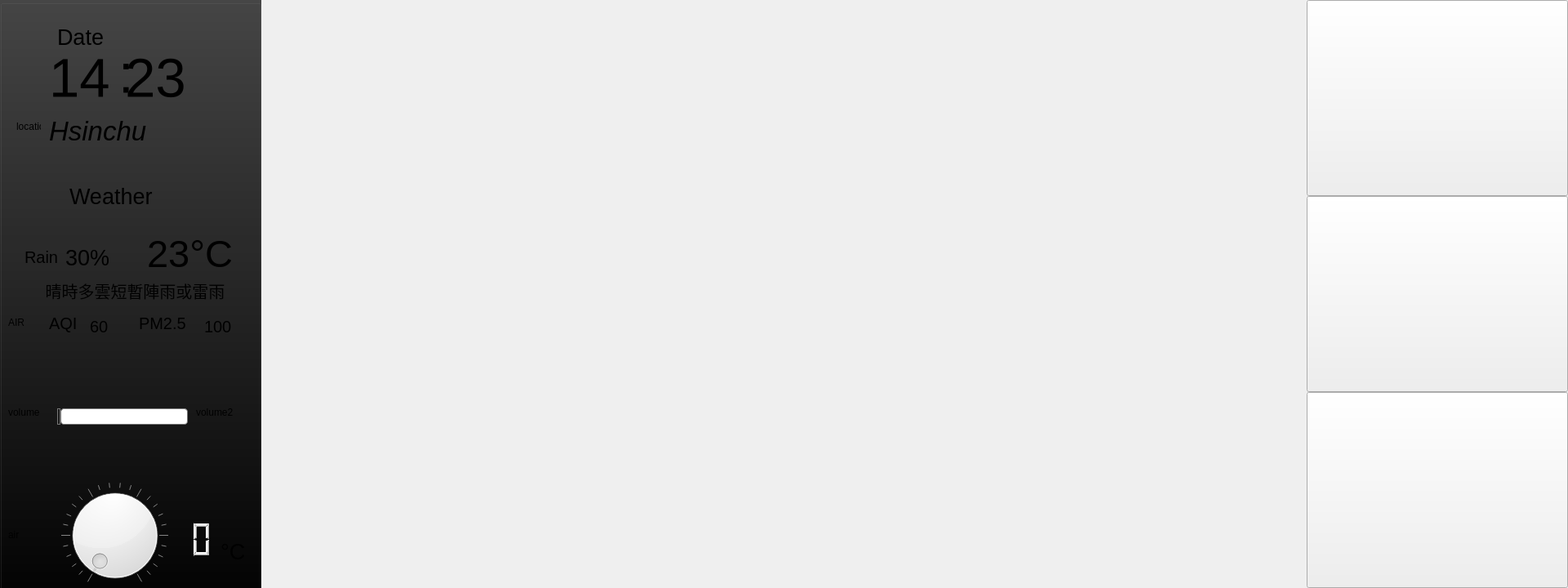
<?xml version="1.0" encoding="UTF-8"?>
<ui version="4.0">
 <class>Widget</class>
 <widget class="QWidget" name="Widget">
  <property name="geometry">
   <rect>
    <x>0</x>
    <y>0</y>
    <width>1920</width>
    <height>720</height>
   </rect>
  </property>
  <property name="windowTitle">
   <string>Widget</string>
  </property>
  <widget class="QLabel" name="label">
   <property name="geometry">
    <rect>
     <x>320</x>
     <y>0</y>
     <width>1280</width>
     <height>720</height>
    </rect>
   </property>
   <property name="text">
    <string/>
   </property>
  </widget>
  <widget class="QPushButton" name="pushButton">
   <property name="geometry">
    <rect>
     <x>1600</x>
     <y>0</y>
     <width>320</width>
     <height>240</height>
    </rect>
   </property>
   <property name="styleSheet">
    <string notr="true">QPushButton:pressed {background-image:url(/home/steven/qt_widget/button_background_on_press.jpg) ;}
QPushButton{background-image:url(/home/steven/qt_widget/button_background.jpg) ;}
QPushButton{border-color: rgb(0, 0, 0);}


</string>
   </property>
   <property name="text">
    <string/>
   </property>
   <property name="iconSize">
    <size>
     <width>100</width>
     <height>100</height>
    </size>
   </property>
  </widget>
  <widget class="QPushButton" name="pushButton_2">
   <property name="geometry">
    <rect>
     <x>1600</x>
     <y>240</y>
     <width>320</width>
     <height>240</height>
    </rect>
   </property>
   <property name="styleSheet">
    <string notr="true">QPushButton:pressed {background-image:url(/home/steven/qt_widget/button_background_on_press.jpg) ;}
QPushButton{background-image:url(/home/steven/qt_widget/button_background.jpg) ;}
QPushButton{border-color: rgb(0, 0, 0);}

</string>
   </property>
   <property name="text">
    <string/>
   </property>
   <property name="iconSize">
    <size>
     <width>180</width>
     <height>180</height>
    </size>
   </property>
  </widget>
  <widget class="QPushButton" name="pushButton_3">
   <property name="geometry">
    <rect>
     <x>1600</x>
     <y>480</y>
     <width>320</width>
     <height>240</height>
    </rect>
   </property>
   <property name="styleSheet">
    <string notr="true">QPushButton:pressed {background-image:url(/home/steven/qt_widget/button_background_on_press.jpg) ;}
QPushButton{background-image:url(/home/steven/qt_widget/button_background_on_press.jpg) ;}
QPushButton{border-color: rgb(0, 0, 0);}

</string>
   </property>
   <property name="text">
    <string/>
   </property>
   <property name="iconSize">
    <size>
     <width>100</width>
     <height>100</height>
    </size>
   </property>
  </widget>
  <widget class="QGroupBox" name="groupBox">
   <property name="geometry">
    <rect>
     <x>0</x>
     <y>0</y>
     <width>320</width>
     <height>761</height>
    </rect>
   </property>
   <property name="styleSheet">
    <string notr="true">QGroupBox {background-color:qlineargradient(spread:pad, x1:0, y1:1, x2:0, y2:0, stop:0 rgba(0, 0, 0, 255), stop:1 rgba(70, 70, 70, 255)) ;}

</string>
   </property>
   <property name="title">
    <string/>
   </property>
   <widget class="QLabel" name="label_2">
    <property name="geometry">
     <rect>
      <x>60</x>
      <y>60</y>
      <width>201</width>
      <height>71</height>
     </rect>
    </property>
    <property name="sizePolicy">
     <sizepolicy hsizetype="Fixed" vsizetype="Preferred">
      <horstretch>0</horstretch>
      <verstretch>0</verstretch>
     </sizepolicy>
    </property>
    <property name="font">
     <font>
      <pointsize>50</pointsize>
     </font>
    </property>
    <property name="text">
     <string>14 23</string>
    </property>
   </widget>
   <widget class="QLabel" name="label_3">
    <property name="geometry">
     <rect>
      <x>60</x>
      <y>140</y>
      <width>241</width>
      <height>41</height>
     </rect>
    </property>
    <property name="font">
     <font>
      <pointsize>25</pointsize>
      <italic>true</italic>
     </font>
    </property>
    <property name="text">
     <string>Hsinchu</string>
    </property>
   </widget>
   <widget class="QLabel" name="label_4">
    <property name="geometry">
     <rect>
      <x>85</x>
      <y>180</y>
      <width>121</width>
      <height>121</height>
     </rect>
    </property>
    <property name="font">
     <font>
      <pointsize>20</pointsize>
     </font>
    </property>
    <property name="text">
     <string>Weather</string>
    </property>
   </widget>
   <widget class="QLabel" name="label_5">
    <property name="geometry">
     <rect>
      <x>30</x>
      <y>290</y>
      <width>50</width>
      <height>50</height>
     </rect>
    </property>
    <property name="font">
     <font>
      <pointsize>15</pointsize>
     </font>
    </property>
    <property name="text">
     <string>Rain</string>
    </property>
   </widget>
   <widget class="QLabel" name="label_6">
    <property name="geometry">
     <rect>
      <x>60</x>
      <y>370</y>
      <width>50</width>
      <height>51</height>
     </rect>
    </property>
    <property name="font">
     <font>
      <pointsize>15</pointsize>
     </font>
    </property>
    <property name="text">
     <string>AQI</string>
    </property>
   </widget>
   <widget class="QLabel" name="label_7">
    <property name="geometry">
     <rect>
      <x>180</x>
      <y>290</y>
      <width>121</width>
      <height>41</height>
     </rect>
    </property>
    <property name="font">
     <font>
      <pointsize>35</pointsize>
     </font>
    </property>
    <property name="text">
     <string>23°C</string>
    </property>
   </widget>
   <widget class="QLabel" name="label_8">
    <property name="geometry">
     <rect>
      <x>80</x>
      <y>300</y>
      <width>61</width>
      <height>31</height>
     </rect>
    </property>
    <property name="font">
     <font>
      <pointsize>20</pointsize>
     </font>
    </property>
    <property name="text">
     <string>30%</string>
    </property>
   </widget>
   <widget class="QLabel" name="label_9">
    <property name="geometry">
     <rect>
      <x>70</x>
      <y>30</y>
      <width>141</width>
      <height>31</height>
     </rect>
    </property>
    <property name="font">
     <font>
      <pointsize>20</pointsize>
     </font>
    </property>
    <property name="text">
     <string>Date</string>
    </property>
   </widget>
   <widget class="QLabel" name="label_10">
    <property name="geometry">
     <rect>
      <x>30</x>
      <y>340</y>
      <width>271</width>
      <height>31</height>
     </rect>
    </property>
    <property name="font">
     <font>
      <pointsize>15</pointsize>
     </font>
    </property>
    <property name="text">
     <string>晴時多雲短暫陣雨或雷雨</string>
    </property>
    <property name="alignment">
     <set>Qt::AlignCenter</set>
    </property>
   </widget>
   <widget class="QLabel" name="label_11">
    <property name="geometry">
     <rect>
      <x>170</x>
      <y>380</y>
      <width>91</width>
      <height>31</height>
     </rect>
    </property>
    <property name="font">
     <font>
      <pointsize>15</pointsize>
     </font>
    </property>
    <property name="text">
     <string>PM2.5</string>
    </property>
   </widget>
   <widget class="QLabel" name="label_14">
    <property name="geometry">
     <rect>
      <x>110</x>
      <y>390</y>
      <width>41</width>
      <height>20</height>
     </rect>
    </property>
    <property name="font">
     <font>
      <pointsize>15</pointsize>
     </font>
    </property>
    <property name="text">
     <string>60</string>
    </property>
   </widget>
   <widget class="QLabel" name="label_15">
    <property name="geometry">
     <rect>
      <x>250</x>
      <y>390</y>
      <width>41</width>
      <height>20</height>
     </rect>
    </property>
    <property name="font">
     <font>
      <pointsize>15</pointsize>
     </font>
    </property>
    <property name="text">
     <string>100</string>
    </property>
   </widget>
   <widget class="QSlider" name="horizontalSlider">
    <property name="geometry">
     <rect>
      <x>70</x>
      <y>470</y>
      <width>160</width>
      <height>81</height>
     </rect>
    </property>
    <property name="font">
     <font>
      <pointsize>15</pointsize>
     </font>
    </property>
    <property name="styleSheet">
     <string notr="true">.QSlider::groove:horizontal {
    border: 0px solid #262626;
    height: 40px;
    background: rgba(0,0,0,0%);
    margin: -10px;
}

QSlider::sub-page:horizontal
{
    background: qlineargradient(x1: 0, y1: 0,    x2: 0, y2: 1,
        stop: 0 #66e, stop: 1 #bbf);
    background: qlineargradient(x1: 0, y1: 0.2, x2: 1, y2: 1,
        stop: 0 #bbf, stop: 1 #55f);
    border: 1px solid #777;
    height: 40px;
    border-radius: 4px;
}

QSlider::add-page:horizontal
{
    background: #fff;
    border: 1px solid #777;
    height: 40px;
    border-radius: 4px;
}



.QSlider::handle:horizontal {
    background:  rgba(0,0,0,0%);
    border: 3px solid rgba(120,120,120,0%);
    width: 80px;
    height: 150px;
    margin: -30px;
}

</string>
    </property>
    <property name="minimum">
     <number>0</number>
    </property>
    <property name="maximum">
     <number>19</number>
    </property>
    <property name="orientation">
     <enum>Qt::Horizontal</enum>
    </property>
    <property name="tickInterval">
     <number>0</number>
    </property>
   </widget>
   <widget class="QLabel" name="label_12">
    <property name="geometry">
     <rect>
      <x>145</x>
      <y>60</y>
      <width>21</width>
      <height>61</height>
     </rect>
    </property>
    <property name="font">
     <font>
      <pointsize>50</pointsize>
     </font>
    </property>
    <property name="text">
     <string>:</string>
    </property>
   </widget>
   <widget class="QLabel" name="label_13">
    <property name="geometry">
     <rect>
      <x>10</x>
      <y>370</y>
      <width>50</width>
      <height>50</height>
     </rect>
    </property>
    <property name="text">
     <string>AIR</string>
    </property>
   </widget>
   <widget class="QLabel" name="label_16">
    <property name="geometry">
     <rect>
      <x>10</x>
      <y>480</y>
      <width>50</width>
      <height>50</height>
     </rect>
    </property>
    <property name="text">
     <string>volume</string>
    </property>
   </widget>
   <widget class="QLabel" name="label_17">
    <property name="geometry">
     <rect>
      <x>240</x>
      <y>480</y>
      <width>50</width>
      <height>50</height>
     </rect>
    </property>
    <property name="text">
     <string>volume2</string>
    </property>
   </widget>
   <widget class="QLabel" name="label_18">
    <property name="geometry">
     <rect>
      <x>20</x>
      <y>140</y>
      <width>30</width>
      <height>30</height>
     </rect>
    </property>
    <property name="text">
     <string>location</string>
    </property>
   </widget>
   <widget class="QDial" name="dial">
    <property name="geometry">
     <rect>
      <x>30</x>
      <y>590</y>
      <width>221</width>
      <height>131</height>
     </rect>
    </property>
    <property name="styleSheet">
     <string notr="true">QDial
    {
        background-color:QLinearGradient( 
            x1: 0.177, y1: 0.004, x2: 0.831, y2: 0.911, 
            stop: 0 white, 
            stop: 0.061 white, 
            stop: 0.066 lightgray, 
            stop: 0.5 #242424, 
            stop: 0.505 #000000,
            stop: 0.827 #040404,
            stop: 0.966 #292929,
            stop: 0.983 #2e2e2e
        );
    }</string>
    </property>
    <property name="maximum">
     <number>100</number>
    </property>
    <property name="notchesVisible">
     <bool>true</bool>
    </property>
   </widget>
   <widget class="QLCDNumber" name="lcdNumber">
    <property name="geometry">
     <rect>
      <x>210</x>
      <y>630</y>
      <width>51</width>
      <height>61</height>
     </rect>
    </property>
    <property name="font">
     <font>
      <pointsize>10</pointsize>
     </font>
    </property>
    <property name="styleSheet">
     <string notr="true">QLCDNumber{
	color: rgb(240, 240, 240);
	background-color: rgba(0,0,0,0%);
}</string>
    </property>
    <property name="digitCount">
     <number>2</number>
    </property>
   </widget>
   <widget class="QLabel" name="label_19">
    <property name="geometry">
     <rect>
      <x>10</x>
      <y>630</y>
      <width>50</width>
      <height>50</height>
     </rect>
    </property>
    <property name="text">
     <string>air</string>
    </property>
   </widget>
   <widget class="QLabel" name="label_20">
    <property name="geometry">
     <rect>
      <x>270</x>
      <y>640</y>
      <width>59</width>
      <height>71</height>
     </rect>
    </property>
    <property name="font">
     <font>
      <pointsize>20</pointsize>
     </font>
    </property>
    <property name="text">
     <string>°C</string>
    </property>
   </widget>
   <widget class="QLabel" name="uuid">
    <property name="geometry">
     <rect>
      <x>10</x>
      <y>450</y>
      <width>291</width>
      <height>16</height>
     </rect>
    </property>
    <property name="font">
     <font>
      <pointsize>14</pointsize>
     </font>
    </property>
    <property name="text">
     <string/>
    </property>
   </widget>
  </widget>
  <zorder>pushButton_3</zorder>
  <zorder>pushButton_2</zorder>
  <zorder>pushButton</zorder>
  <zorder>label</zorder>
  <zorder>groupBox</zorder>
 </widget>
 <resources/>
 <connections/>
</ui>
